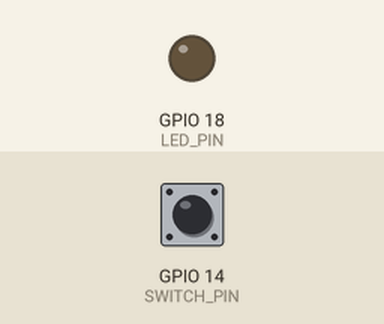
Simulated run of this program. Board: Raspberry Pi (BCM pin numbers). On the bench: output pins drawn as LEDs (lit = HIGH). The inputs (shaded band) are chosen by the test bench; at power-on: GPIO 14 (SWITCH_PIN) LOW.

Above: at 1.2 s.
1.3 s: GPIO 14 (SWITCH_PIN) pulled HIGH for 0.15 s
At 1.37 s:
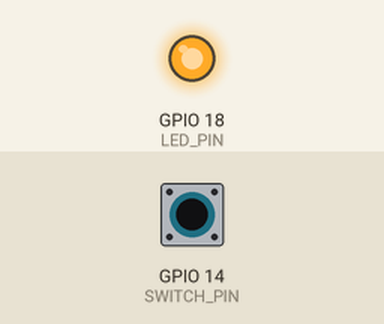
2.9 s: GPIO 14 (SWITCH_PIN) pulled HIGH for 3.2 s
At 6.8 s:
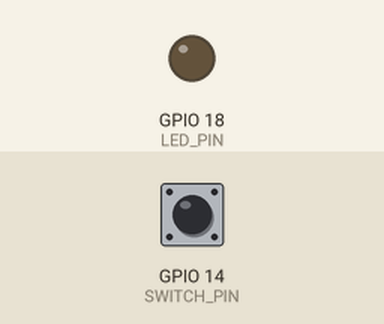
Timing chart, 0 to 8.3 s (numbered marks = the images above; inputs shaded):
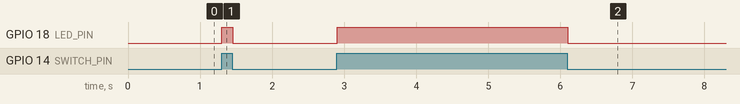

Measured:
- after the input at 1.3 s, GPIO 18 (LED_PIN): LOW → HIGH at once, → LOW 0.15 s later
- after the input at 2.9 s, GPIO 18 (LED_PIN): LOW → HIGH at once, → LOW 3.2 s later

The program:

switch.py
```python
#coding:utf-8

"""
スイッチと連動してLEDを光らせるプログラム
"""
# ライブラリの読み込み
import RPi.GPIO as GPIO
import time

# 使用するピン番号の定義
SWITCH_PIN = 14
LED_PIN = 18

# ピン番号の指定モードをBCMに設定
GPIO.setmode(GPIO.BCM)

# スイッチのピンを入力ピンとして定義
# プルダウン抵抗を有効にする
GPIO.setup(SWITCH_PIN, GPIO.IN, pull_up_down = GPIO.PUD_DOWN)

# LEDピンを出力ピンとして定義
# 初期値はLOW
GPIO.setup(LED_PIN, GPIO.OUT, initial = GPIO.LOW)

# キーボードの割込み例外が発生するまで無限ループ
try :
    while True:
        # スイッチのOn/Offに連動してLEDを点ける
        GPIO.output(LED_PIN, GPIO.input(SWITCH_PIN))
        time.sleep(0.01)

except KeyboardInterrupt:
    pass

# GPIOの設定をクリア
GPIO.cleanup()
```
